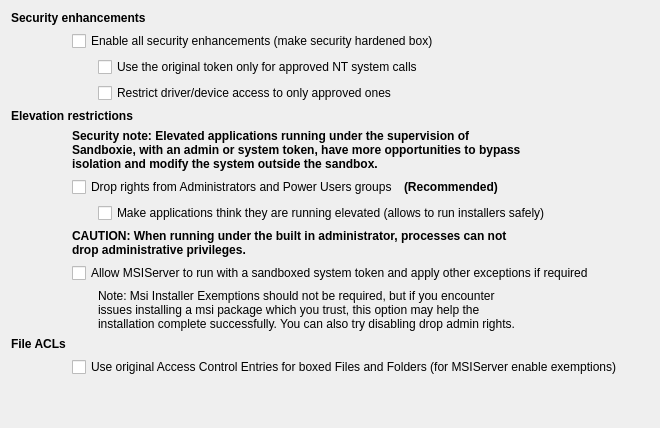
           <widget class="QWidget" name="tabHarden">
            <attribute name="title">
             <string>Security Hardening</string>
            </attribute>
            <layout class="QGridLayout" name="gridLayout_53">
             <item row="0" column="0">
              <layout class="QGridLayout" name="gridLayout_52">
               <item row="3" column="2" colspan="4">
                <widget class="QCheckBox" name="chkRestrictDevices">
                 <property name="text">
                  <string>Restrict driver/device access to only approved ones</string>
                 </property>
                </widget>
               </item>
               <item row="10" column="2" colspan="3">
                <widget class="QLabel" name="label_28">
                 <property name="text">
                  <string>Note: Msi Installer Exemptions should not be required, but if you encounter issues installing a msi package which you trust, this option may help the installation complete successfully. You can also try disabling drop admin rights.</string>
                 </property>
                 <property name="wordWrap">
                  <bool>true</bool>
                 </property>
                </widget>
               </item>
               <item row="10" column="1">
                <widget class="QLabel" name="label_41">
                 <property name="minimumSize">
                  <size>
                   <width>20</width>
                   <height>0</height>
                  </size>
                 </property>
                 <property name="maximumSize">
                  <size>
                   <width>20</width>
                   <height>16777215</height>
                  </size>
                 </property>
                 <property name="text">
                  <string/>
                 </property>
                </widget>
               </item>
               <item row="13" column="3" colspan="3">
                <spacer name="horizontalSpacer_10">
                 <property name="orientation">
                  <enum>Qt::Horizontal</enum>
                 </property>
                 <property name="sizeHint" stdset="0">
                  <size>
                   <width>40</width>
                   <height>20</height>
                  </size>
                 </property>
                </spacer>
               </item>
               <item row="13" column="1">
                <spacer name="verticalSpacer_29">
                 <property name="orientation">
                  <enum>Qt::Vertical</enum>
                 </property>
                 <property name="sizeHint" stdset="0">
                  <size>
                   <width>20</width>
                   <height>40</height>
                  </size>
                 </property>
                </spacer>
               </item>
               <item row="9" column="1" colspan="5">
                <widget class="QCheckBox" name="chkMsiExemptions">
                 <property name="text">
                  <string>Allow MSIServer to run with a sandboxed system token and apply other exceptions if required</string>
                 </property>
                </widget>
               </item>
               <item row="8" column="1" colspan="4">
                <widget class="QLabel" name="lblAdmin">
                 <property name="font">
                  <font>
                   <bold>true</bold>
                   <kerning>true</kerning>
                  </font>
                 </property>
                 <property name="text">
                  <string>CAUTION: When running under the built in administrator, processes can not drop administrative privileges.</string>
                 </property>
                 <property name="wordWrap">
                  <bool>true</bool>
                 </property>
                </widget>
               </item>
               <item row="5" column="1" colspan="4">
                <widget class="QLabel" name="label_35">
                 <property name="font">
                  <font>
                   <bold>true</bold>
                   <kerning>true</kerning>
                  </font>
                 </property>
                 <property name="text">
                  <string>Security note: Elevated applications running under the supervision of Sandboxie, with an admin or system token, have more opportunities to bypass isolation and modify the system outside the sandbox.</string>
                 </property>
                 <property name="wordWrap">
                  <bool>true</bool>
                 </property>
                </widget>
               </item>
               <item row="1" column="1" colspan="5">
                <widget class="QCheckBox" name="chkSecurityMode">
                 <property name="text">
                  <string>Enable all security enhancements (make security hardened box)</string>
                 </property>
                </widget>
               </item>
               <item row="6" column="1" colspan="3">
                <widget class="QCheckBox" name="chkDropRights">
                 <property name="text">
                  <string>Drop rights from Administrators and Power Users groups</string>
                 </property>
                </widget>
               </item>
               <item row="4" column="0" colspan="3">
                <widget class="QLabel" name="lblElevation">
                 <property name="font">
                  <font>
                   <bold>true</bold>
                   <kerning>true</kerning>
                  </font>
                 </property>
                 <property name="toolTip">
                  <string>Protect the system from sandboxed processes</string>
                 </property>
                 <property name="text">
                  <string>Elevation restrictions</string>
                 </property>
                </widget>
               </item>
               <item row="11" column="0">
                <widget class="QLabel" name="lblACLs">
                 <property name="font">
                  <font>
                   <bold>true</bold>
                   <kerning>true</kerning>
                  </font>
                 </property>
                 <property name="toolTip">
                  <string>Protect the system from sandboxed processes</string>
                 </property>
                 <property name="text">
                  <string>File ACLs</string>
                 </property>
                </widget>
               </item>
               <item row="7" column="2" colspan="4">
                <widget class="QCheckBox" name="chkFakeElevation">
                 <property name="text">
                  <string>Make applications think they are running elevated (allows to run installers safely)</string>
                 </property>
                </widget>
               </item>
               <item row="6" column="4">
                <widget class="QLabel" name="label_40">
                 <property name="font">
                  <font>
                   <bold>true</bold>
                   <kerning>true</kerning>
                  </font>
                 </property>
                 <property name="text">
                  <string>(Recommended)</string>
                 </property>
                </widget>
               </item>
               <item row="2" column="2" colspan="4">
                <widget class="QCheckBox" name="chkLockDown">
                 <property name="text">
                  <string>Use the original token only for approved NT system calls</string>
                 </property>
                </widget>
               </item>
               <item row="0" column="0" colspan="3">
                <widget class="QLabel" name="lblSecurity">
                 <property name="font">
                  <font>
                   <bold>true</bold>
                   <kerning>true</kerning>
                  </font>
                 </property>
                 <property name="toolTip">
                  <string>Protect the system from sandboxed processes</string>
                 </property>
                 <property name="text">
                  <string>Security enhancements</string>
                 </property>
                </widget>
               </item>
               <item row="12" column="1" colspan="5">
                <widget class="QCheckBox" name="chkACLs">
                 <property name="text">
                  <string>Use original Access Control Entries for boxed Files and Folders (for MSIServer enable exemptions)</string>
                 </property>
                </widget>
               </item>
              </layout>
             </item>
            </layout>
           </widget>
